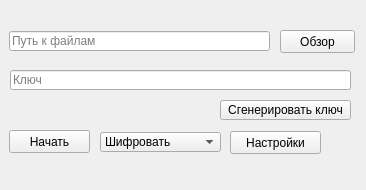
<?xml version="1.0" encoding="UTF-8"?>
<ui version="4.0">
 <class>MainWindow</class>
 <widget class="QMainWindow" name="MainWindow">
  <property name="geometry">
   <rect>
    <x>0</x>
    <y>0</y>
    <width>366</width>
    <height>190</height>
   </rect>
  </property>
  <property name="minimumSize">
   <size>
    <width>366</width>
    <height>190</height>
   </size>
  </property>
  <property name="maximumSize">
   <size>
    <width>366</width>
    <height>190</height>
   </size>
  </property>
  <property name="windowTitle">
   <string>CryptoFile</string>
  </property>
  <property name="iconSize">
   <size>
    <width>50</width>
    <height>50</height>
   </size>
  </property>
  <widget class="QWidget" name="centralwidget">
   <widget class="QLineEdit" name="lineDir">
    <property name="geometry">
     <rect>
      <x>9</x>
      <y>31</y>
      <width>261</width>
      <height>20</height>
     </rect>
    </property>
    <property name="placeholderText">
     <string>Путь к файлам</string>
    </property>
   </widget>
   <widget class="QPushButton" name="pushButton">
    <property name="geometry">
     <rect>
      <x>280</x>
      <y>30</y>
      <width>75</width>
      <height>23</height>
     </rect>
    </property>
    <property name="text">
     <string>Обзор</string>
    </property>
    <property name="icon">
     <iconset resource="Images.qrc">
      <normaloff>:/png/res/folder.png</normaloff>:/png/res/folder.png</iconset>
    </property>
   </widget>
   <widget class="QLineEdit" name="lineKey">
    <property name="geometry">
     <rect>
      <x>10</x>
      <y>70</y>
      <width>341</width>
      <height>20</height>
     </rect>
    </property>
    <property name="placeholderText">
     <string>Ключ</string>
    </property>
   </widget>
   <widget class="QComboBox" name="comboBox">
    <property name="geometry">
     <rect>
      <x>100</x>
      <y>132</y>
      <width>121</width>
      <height>20</height>
     </rect>
    </property>
    <item>
     <property name="text">
      <string>Шифровать</string>
     </property>
     <property name="icon">
      <iconset resource="Images.qrc">
       <normaloff>:/png/res/enc2.jpg</normaloff>:/png/res/enc2.jpg</iconset>
     </property>
    </item>
    <item>
     <property name="text">
      <string>Дешифровать</string>
     </property>
     <property name="icon">
      <iconset resource="Images.qrc">
       <normaloff>:/png/res/enc.jpg</normaloff>:/png/res/enc.jpg</iconset>
     </property>
    </item>
   </widget>
   <widget class="QPushButton" name="pushButton_2">
    <property name="geometry">
     <rect>
      <x>9</x>
      <y>130</y>
      <width>81</width>
      <height>23</height>
     </rect>
    </property>
    <property name="text">
     <string>Начать</string>
    </property>
    <property name="icon">
     <iconset resource="Images.qrc">
      <normaloff>:/png/res/start.png</normaloff>:/png/res/start.png</iconset>
    </property>
   </widget>
   <widget class="QPushButton" name="pushButtonKeyGen">
    <property name="geometry">
     <rect>
      <x>220</x>
      <y>100</y>
      <width>131</width>
      <height>20</height>
     </rect>
    </property>
    <property name="text">
     <string>Сгенерировать ключ</string>
    </property>
    <property name="icon">
     <iconset resource="Images.qrc">
      <normaloff>:/png/res/grand-master-key.png</normaloff>:/png/res/grand-master-key.png</iconset>
    </property>
   </widget>
   <widget class="QPushButton" name="pushButtonSettings">
    <property name="geometry">
     <rect>
      <x>230</x>
      <y>131</y>
      <width>91</width>
      <height>23</height>
     </rect>
    </property>
    <property name="text">
     <string>Настройки</string>
    </property>
    <property name="icon">
     <iconset resource="Images.qrc">
      <normaloff>:/png/res/settings.jpg</normaloff>:/png/res/settings.jpg</iconset>
    </property>
   </widget>
   <widget class="QLabel" name="keyCheck">
    <property name="geometry">
     <rect>
      <x>20</x>
      <y>100</y>
      <width>191</width>
      <height>21</height>
     </rect>
    </property>
    <property name="text">
     <string/>
    </property>
   </widget>
  </widget>
 </widget>
 <resources>
  <include location="Images.qrc"/>
 </resources>
 <connections/>
</ui>
